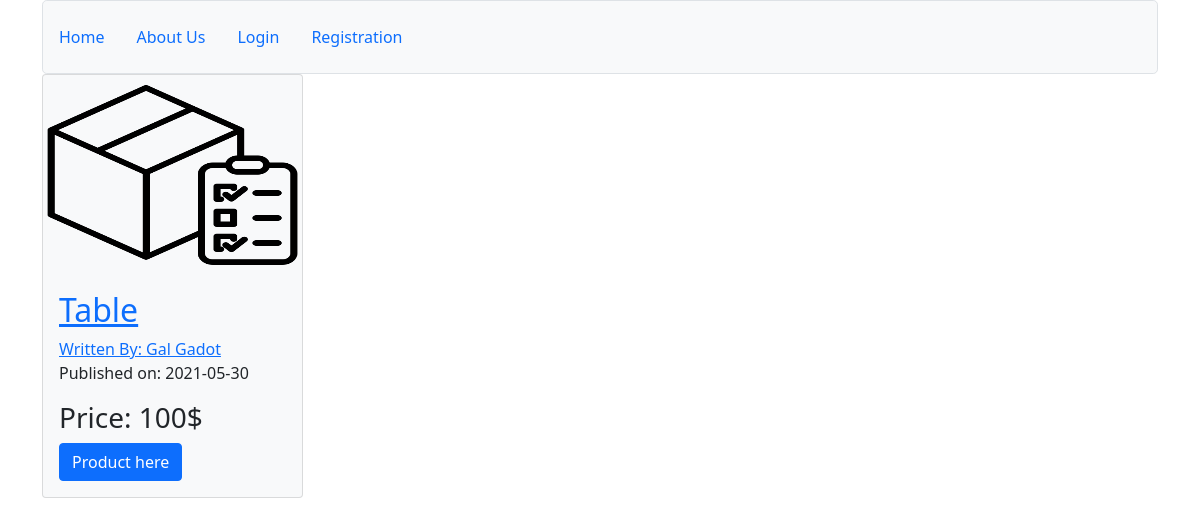
Page /2 on the earlier database version.
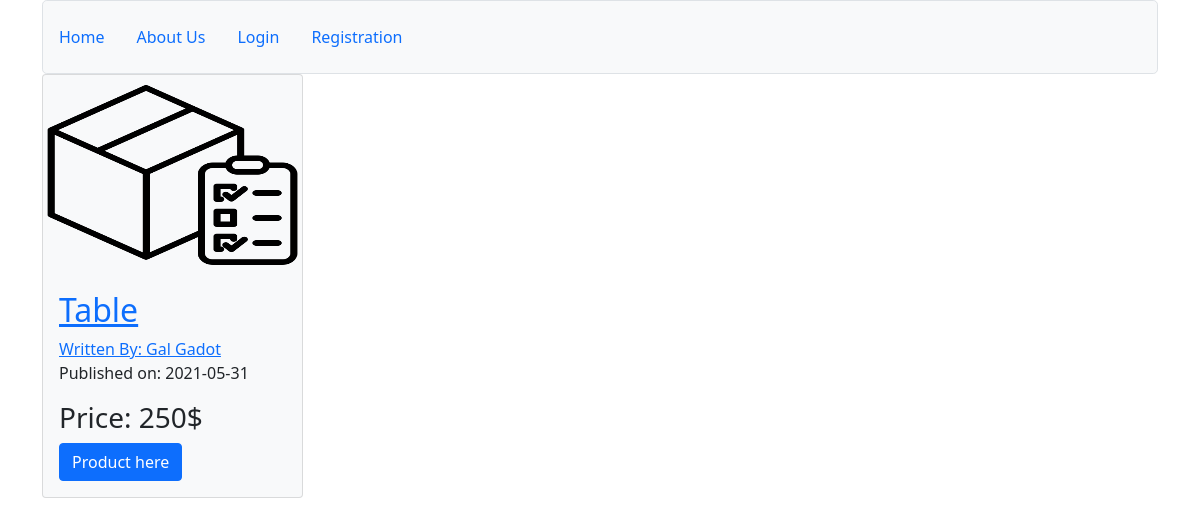
Same page on the later database version.
### myproject/modles.py (models this page shows, shortened)
class Product(db.Model, UserMixin):
    users = db.relationship(User)
    id = db.Column(db.Integer, primary_key=True)
    user_id = db.Column(db.Integer, db.ForeignKey('users.id'), nullable=False)
    product_name = db.Column(db.String(64), nullable=False)
    product_info = db.Column(db.Text, nullable=False)
    product_price = db.Column(db.String(64), nullable=False)
    product_image = db.Column(db.String(128), nullable=False, default='default_product_image.png')
    date = db.Column(db.DateTime, nullable=False, default=datetime.utcnow)

### myproject/users/views.py (the view)
@users.route("/<email>")
def user_posts(email):
    page = request.args.get('page',1,type=int)
    user = User.query.filter_by(email=email).first_or_404()
    product_posts = Product.query.filter_by(author=user).order_by(Product.date.desc()).paginate(page=page,per_page=5)
    return render_template('user_product_posts.html', product_posts=product_posts, user=user)

### myproject/product/views.py (called while the page is built)
@products.route('/<int:product_id>')
def product(product_id):
    my_product = Product.query.get_or_404(product_id)
    return render_template('product.html', my_product=my_product)

### myproject/templates/product.html (shortened to what this page needs)
{% extends 'base.html' %}
{% block content %}
        <div class="row ">
            <div class="col-3">
                <div class="card bg-light">
                    <img src="{{url_for('static', filename='product_pics/'+my_product.product_image)}}" class="card-img-top" height="200px">
                    <div class="card-body">
                        <h2>
                            <a class="card-title" href="{{url_for('products.product', product_id=my_product.id)}}">{{my_product.product_name}}</a>
                        </h2>
                        <a href="{{url_for('users.user_posts', email=my_product.author.email)}}">Written By: {{my_product.author.name}} {{my_product.author.surname}}</a>
                        <p>Published on: {{my_product.date.strftime('%Y-%m-%d')}}</p>
                        <h3>Price: {{my_product.product_price}}</h3>
                        <a href="{{url_for('products.product', product_id=my_product.id)}}" class="btn btn-primary">Product here</a>
                    </div>
                </div>
            </div>
        </div>
{% endblock %}

Differences in the rows shown:
changed Product "Table": date "2021-05-30" → "2021-05-31"; product_price "100$" → "250$"
